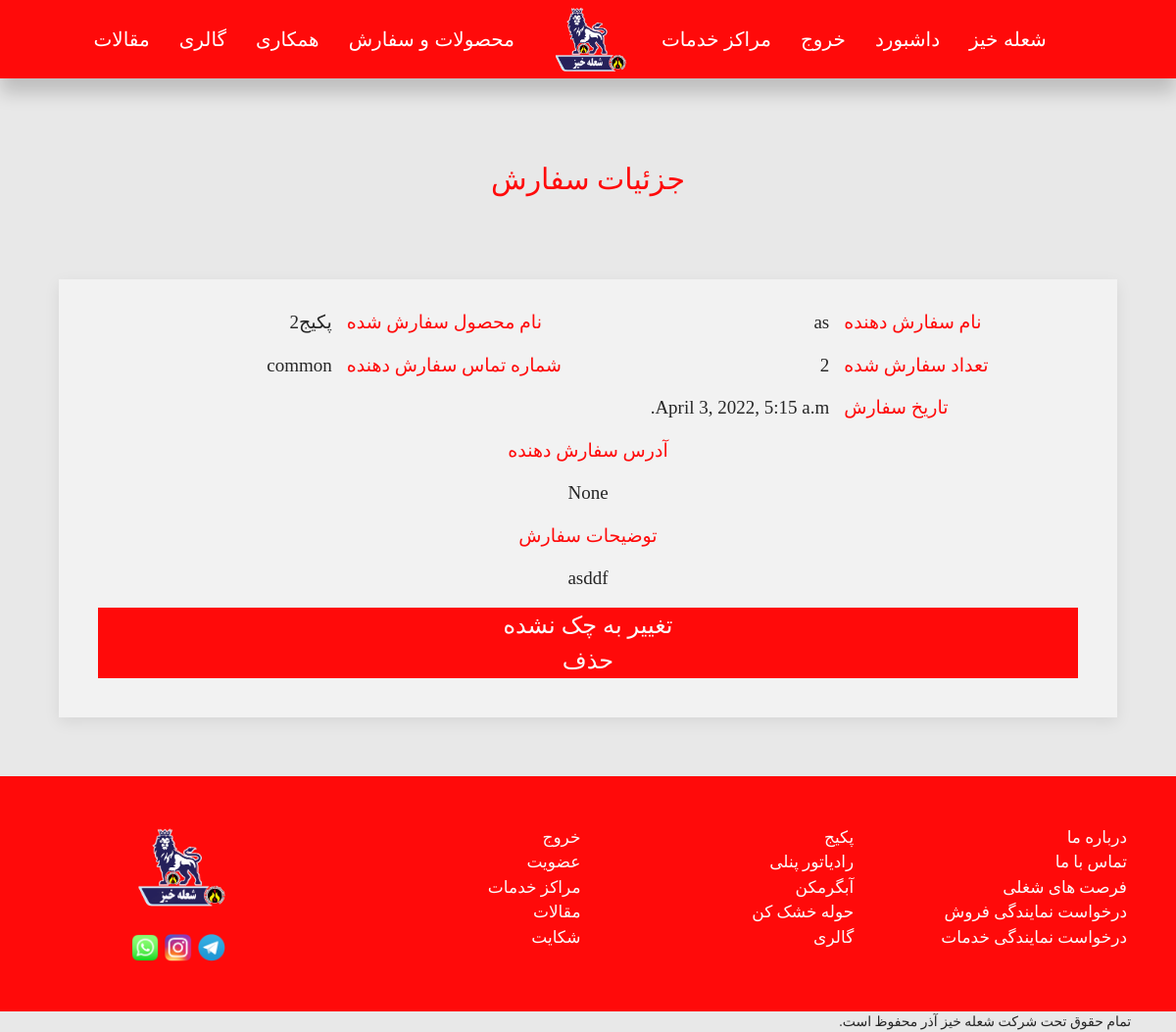
The page /order/detail/1/ (signed in) on the database its author committed.
### order/models.py (models this page shows, shortened)
class OrderingModel(models.Model):
    product = models.ForeignKey(ProductsModel, on_delete = models.CASCADE,
                                null = False, blank = False, related_name = 'orders')
    user = models.ForeignKey(UserModel, on_delete = models.CASCADE,
                                    null = False, blank = False, related_name = 'orders')
    number = models.IntegerField(blank = True, null = True)
    description = models.TextField(blank = True, null = True)
    created_at = models.DateTimeField(default=timezone.now)
    checked_at = models.DateTimeField(null = True, blank = True)
    checked = models.BooleanField(default = False)
    size_1 = models.CharField(max_length = 264, null = True, blank = True)
    size_2 = models.CharField(max_length = 264, null = True, blank = True)
    size_3 = models.CharField(max_length = 264, null = True, blank = True)
    size_4 = models.CharField(max_length = 264, null = True, blank = True)
    size_5 = models.CharField(max_length = 264, null = True, blank = True)
    size_6 = models.CharField(max_length = 264, null = True, blank = True)
    size_7 = models.CharField(max_length = 264, null = True, blank = True)
    size_8 = models.CharField(max_length = 264, null = True, blank = True)
    size_9 = models.CharField(max_length = 264, null = True, blank = True)
    size_10 = models.CharField(max_length = 264, null = True, blank = True)
    size_11 = models.CharField(max_length = 264, null = True, blank = True)
    size_12 = models.CharField(max_length = 264, null = True, blank = True)
    size_13 = models.CharField(max_length = 264, null = True, blank = True)
    size_14 = models.CharField(max_length = 264, null = True, blank = True)
    number_1 = models.CharField(max_length = 264, null = True, blank = True)
    number_2 = models.CharField(max_length = 264, null = True, blank = True)
    number_3 = models.CharField(max_length = 264, null = True, blank = True)
    number_4 = models.CharField(max_length = 264, null = True, blank = True)
    number_5 = models.CharField(max_length = 264, null = True, blank = True)
    number_6 = models.CharField(max_length = 264, null = True, blank = True)
    number_7 = models.CharField(max_length = 264, null = True, blank = True)
    number_8 = models.CharField(max_length = 264, null = True, blank = True)
    number_9 = models.CharField(max_length = 264, null = True, blank = True)
    number_10 = models.CharField(max_length = 264, null = True, blank = True)
    number_11 = models.CharField(max_length = 264, null = True, blank = True)
    number_12 = models.CharField(max_length = 264, null = True, blank = True)
    number_13 = models.CharField(max_length = 264, null = True, blank = True)
    number_14 = models.CharField(max_length = 264, null = True, blank = True)

### accounts/models.py (models this page shows, shortened)
class UserModel(AbstractUser):
    name = models.CharField(max_length=216, null = False, blank = False)
    is_commonuser = models.BooleanField('CommonUser Status', default = False)
    slug = models.SlugField(unique = True, null = False, blank = False)
    user_logs = models.TextField(default='',null = True)

### products/models.py (models this page shows, shortened)
class ProductsModel(models.Model):
    name = models.CharField(max_length = 264, blank = False, null = False)
    picture = models.ImageField(blank = False, null = False,default = r'products/default/default.jpeg',
                                upload_to=r'products/')
    description = models.TextField(default='',null = True, blank = True)
    is_towerdryer = models.BooleanField()
    is_radiator = models.BooleanField()
    is_waterheater = models.BooleanField()
    is_package = models.BooleanField()
    cataloge = models.FileField(blank = False, null = False, default = r'cataloges/default/default.jpeg',
                                upload_to=r'cataloges/')
    size_1 = models.CharField(max_length = 264, null = True, blank = True)
    size_2 = models.CharField(max_length = 264, null = True, blank = True)
    size_3 = models.CharField(max_length = 264, null = True, blank = True)
    size_4 = models.CharField(max_length = 264, null = True, blank = True)
    size_5 = models.CharField(max_length = 264, null = True, blank = True)
    size_6 = models.CharField(max_length = 264, null = True, blank = True)
    size_7 = models.CharField(max_length = 264, null = True, blank = True)
    size_8 = models.CharField(max_length = 264, null = True, blank = True)
    size_9 = models.CharField(max_length = 264, null = True, blank = True)
    size_10 = models.CharField(max_length = 264, null = True, blank = True)
    size_11 = models.CharField(max_length = 264, null = True, blank = True)
    size_12 = models.CharField(max_length = 264, null = True, blank = True)
    size_13 = models.CharField(max_length = 264, null = True, blank = True)
    size_14 = models.CharField(max_length = 264, null = True, blank = True)

### commonuser/models.py (models this page shows, shortened)
class CommonUserModel(models.Model):
    user = models.OneToOneField(settings.AUTH_USER_MODEL, on_delete = models.CASCADE,
                               related_name='commonusers', primary_key = True)
    address = models.TextField(null = True, blank = True)

### order/views.py (the view)
# urls.py: path('detail/<int:pk>/', OrdersDetailView, name='detail'),
@login_required
@superuser_required
def OrdersDetailView(request, pk):
    order = get_object_or_404(OrderingModel, pk = pk)
    return render(request,'order/orderdetail.html',{'order':order})

### order/templates/order/orderdetail.html (shortened to what this page needs)
{% extends "BaseTemplates/base1.html" %}
{% block body_block %}
<br>
<h3 style="font-size:30px;" class="redC-text uk-card-title uk-text-center fHarmattan uk-text-large">جزئیات سفارش</h3>
<div style="padding:5%" class="uk-grid-match uk-text-center uk-grid-large" uk-grid>
      <div class="uk-width-1-1 uk-block">
<div  class="uk-card uk-card-default uk-card-body milkywhiteC">
      <div style="margin-top:-25px; font-size:19px"  class=" fHarmattan uk-text-large uk-grid-small" uk-grid>
          <div class="uk-width-1-2 uk-width-1-4@s uk-text-left redC-text" >نام سفارش دهنده</div><div class="uk-width-1-2 uk-width-1-4@s uk-text-right darkgreyC-text">{{order.user.name}}</div>
<div class="uk-width-1-2 uk-width-1-4@s uk-text-left redC-text" >نام محصول سفارش شده</div><div class="uk-width-1-2 uk-width-1-4@s uk-text-right darkgreyC-text">{{order.product.name}}</div>
<div class="uk-width-1-2 uk-width-1-4@s uk-text-left redC-text" >تعداد سفارش شده</div><div class="uk-width-1-2 uk-width-1-4@s uk-text-right darkgreyC-text">{{order.number}}</div>
<div class="uk-width-1-2 uk-width-1-4@s uk-text-left redC-text" >شماره تماس سفارش دهنده</div><div class="uk-width-1-2 uk-width-1-4@s uk-text-right darkgreyC-text">{{order.user.username}}</div>
<div class="uk-width-1-2 uk-width-1-4@s uk-text-left redC-text" >تاریخ سفارش</div><div class="uk-width-1-2 uk-width-1-4@s uk-text-right darkgreyC-text">{{order.created_at}}</div>
<div class="uk-width-1-1 uk-text-center redC-text" >آدرس سفارش دهنده</div><div class="uk-width-1-1  uk-text-center darkgreyC-text">{{order.user.commonusers.address}}</div>
<div class="uk-width-1-1 uk-text-center redC-text" >توضیحات سفارش</div><div class="uk-width-1-1 uk uk-text-center darkgreyC-text">{{order.description}}</div>
          {% if user.is_superuser %}
          <div class="uk-width-1 uk-text-right">
          {% if order.checked %}
          <a class="uk-button uk-button-large redC whiteC-text fHarmattan uk-text-large uk-width-1-1" href="{% url 'order:changestatus' order.pk %}" >تغییر به چک نشده</a>
          {% else %}
          <a class="uk-button uk-button-large redC whiteC-text fHarmattan uk-text-large uk-width-1-1" href="{% url 'order:changestatus' order.pk %}" >تغییر به چک شده</a>
          {% endif %}
          <br>
          <a class="uk-button uk-button-large redC whiteC-text fHarmattan uk-text-large uk-width-1-1" href="{% url 'order:orderdelete' order.pk %}" >حذف</a>
          </div>
          {% endif %}
<br>
      </div>
</div>
</div>
</div>
    {% endblock %}

### static/css/styles.css (style rules this page uses)
.fHarmattan { font-family: 'Lateef', cursive; }
.whiteC-text { color: #fafafa; }
.milkywhiteC { background-color: #f2f2f2; }
.darkgreyC-text { color: #262626; }
.redC { background-color: #ff0a0a; }
.redC-text { color: #ff0a0a; }

### rows shown on the page
OrderingModel: user.name "as", product.name "پکیج2", number "2", user.username "common", created_at "April 3, 2022, 5:15 a.m.", user.commonusers.address "None", description "asddf"
